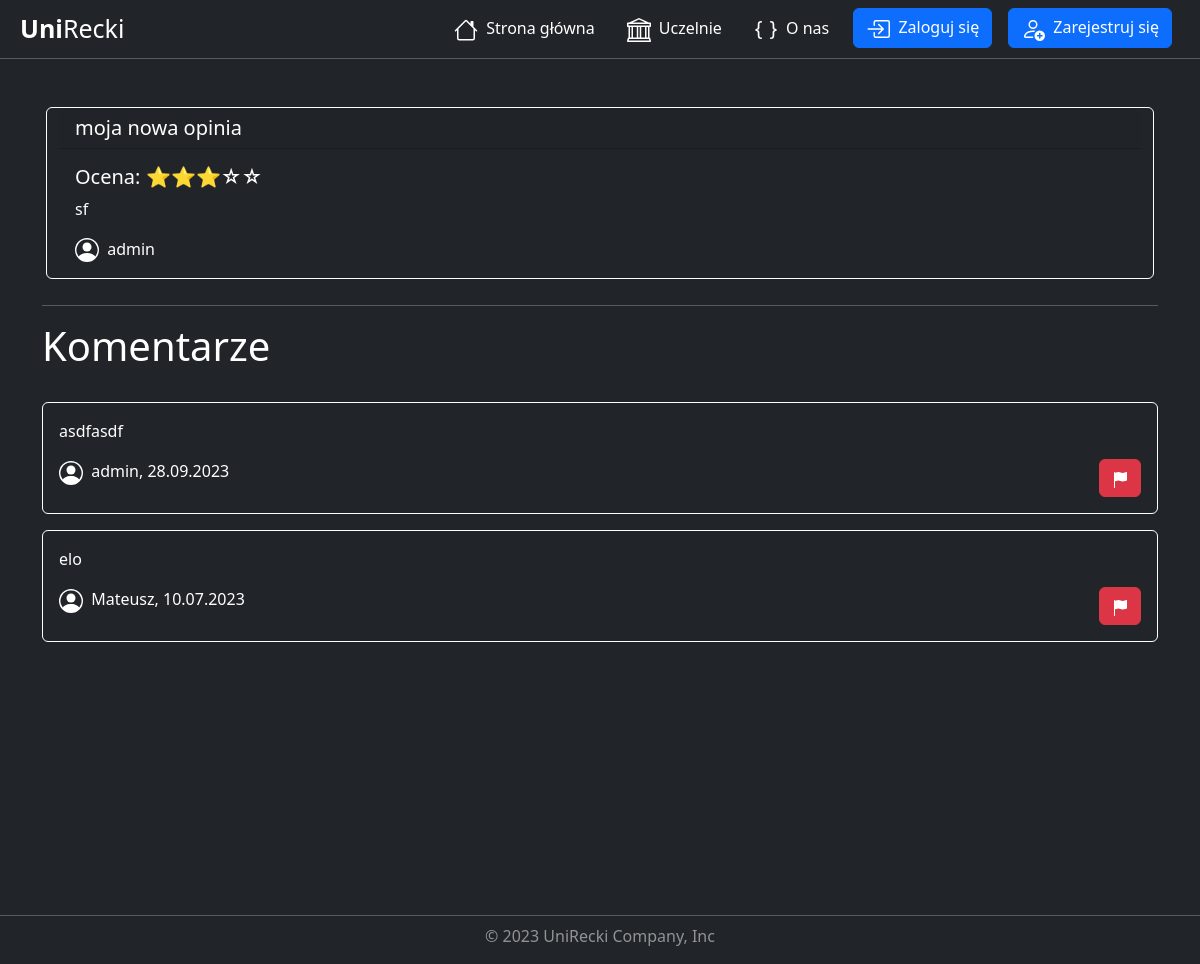
The app's page /university/review/25/, older data.
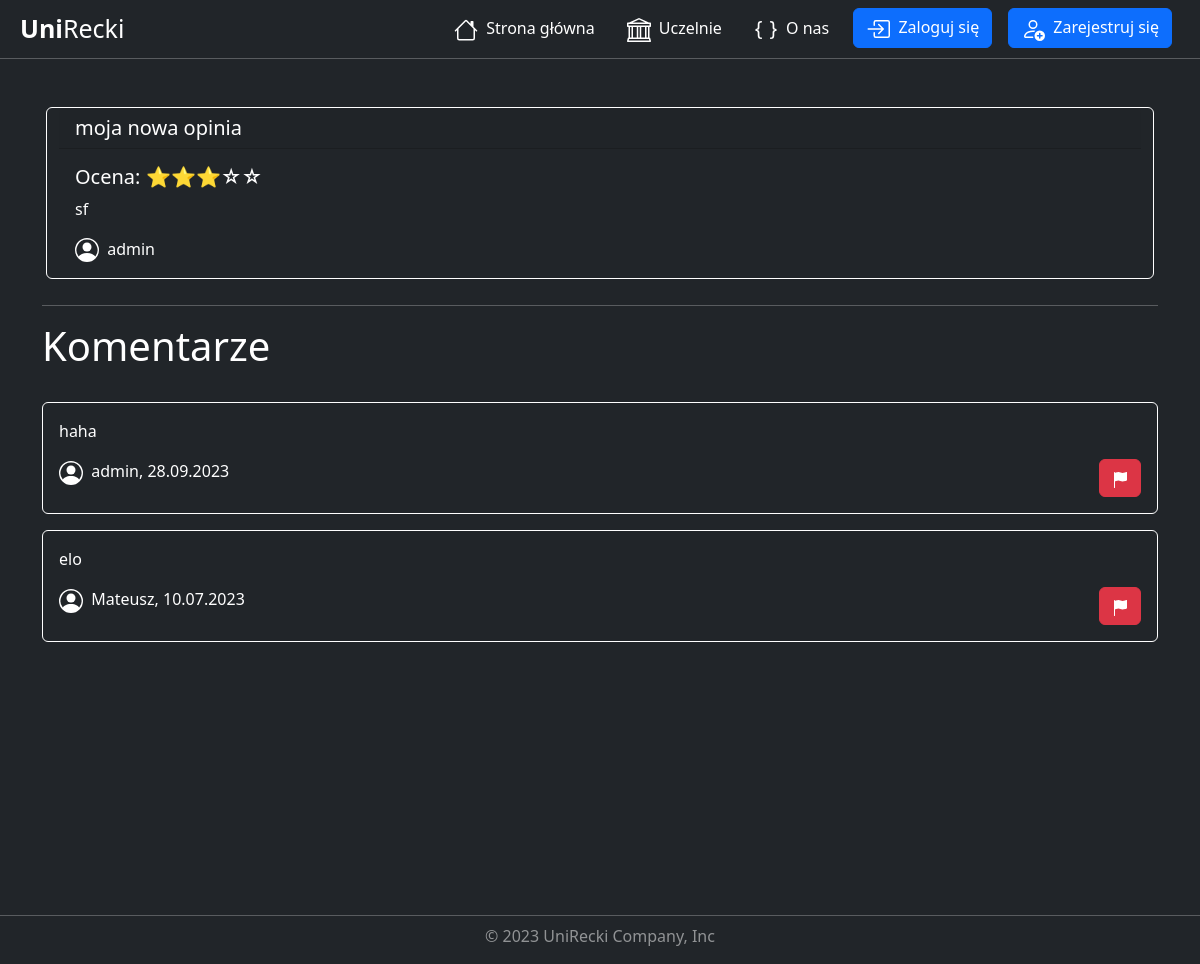
The same page, newer data.
### universities/models.py (models this page shows, shortened)
class Comment(models.Model):
    description = models.CharField( max_length=3000)
    add_date = models.DateTimeField(default=timezone.now, blank=True)
    review = models.ForeignKey(Review, on_delete=models.CASCADE)
    user = models.ForeignKey(User, on_delete=models.CASCADE)
    active = models.BooleanField(default=True)
    class Meta:
        verbose_name = 'Comment'
        verbose_name_plural = 'Comments'

### universities/views.py (the view)
# urls.py: path('review/<int:pk>/', views.ReviewDetailView.as_view(), name='review_detail'),
class ReviewDetailView(DetailView):
    model = Review
    template_name = 'universities/review_detail.html'
    context_object_name = 'review'
    def get_context_data(self, **kwargs):
        context = super().get_context_data(**kwargs)
        review = self.get_object()
        comments = review.comment_set.filter(active=True).order_by('-add_date')
        context['comments'] = comments
        return context

### universities/templates/universities/review_detail.html (shortened to what this page needs)
{% extends "base.html" %}
{% load static %}
{% block css %}
    <link rel="stylesheet" href="{% static "universities/review_detail.css" %}">
{% endblock css %}
{% block content %}
    <div class="container mt-5">
        <div class="row mx-1">
            <div class="card bg-dark">
                <h5 class="card-header ">{{ review.title }}</h5>
                <div class="card-body">
                    <h5 class="card-title">
                        Ocena:
                        {% if review.rating == 5 %}
                            ⭐⭐⭐⭐⭐
                        {% elif review.rating == 4 %}
                            ⭐⭐⭐⭐☆
                        {% elif review.rating == 3 %}
                            ⭐⭐⭐☆☆
                        {% elif review.rating == 2 %}
                            ⭐⭐☆☆☆
                        {% elif review.rating == 1 %}
                            ⭐☆☆☆☆
                        {% endif %}
                    </h5>
                    <p class="card-text">{{ review.description }}</p>
                    <p class="card-text">
                        {{ review.user.username }}
                    </p>
                </div>
            </div>
        </div>
        <hr class="mt-3">
        <div class="row">
            <h1>Komentarze</h1>
        </div>
        <div class="row">
            <div class="container mt-2">
                {% for comment in comments %}
                    <div class="card bg-dark mt-3">
                        <div class="card-body">
                            <p class="card-text">{{ comment.description }}</p>
                            <div class="row">
                                <div class="col-6">
                                    <p class="card-text">
                                        {{ comment.user.username }}, {{ comment.add_date|date:"d.m.Y" }}
                                    </p>
                                </div>
                                <div class="col-6 d-flex justify-content-end align-items-end">
                                    <a href="{% url 'comment_report_create' review.pk comment.pk %}"
                                       title="Zgłoś komentarz"
                                       class="btn btn-danger">
                                    </a>
                                </div>
                            </div>
                        </div>
                    </div>
                {% empty %}
                    <p>Brak komentarzy dla tej opinii.</p>
                {% endfor %}
            </div>
        </div>
    </div>
{% endblock content %}

Row changes from the older to the newer data that the page shows:
no longer on this page (row edited): Comment: description "asdfasdf", user.username "admin", add_date "28.09.2023"
added Comment: description "haha", user.username "admin", add_date "28.09.2023"
